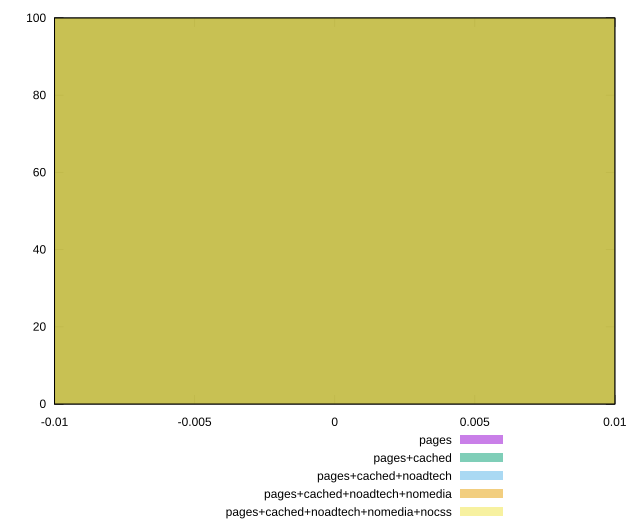

This figure's gnuplot source:
reset

$pages <<EOF
0 100
EOF

$pagesCached <<EOF
0 100
EOF

$pagesCachedNoadtech <<EOF
0 100
EOF

$pagesCachedNoadtechNomedia <<EOF
0 100
EOF

$pagesCachedNoadtechNomediaNocss <<EOF
0 100
EOF

set key outside below
set boxwidth 0.1
set xrange [-0.01:0.01]
set yrange [0:100]
set trange [0:100]
set style fill transparent solid 0.5 noborder
set terminal svg size 640, 530 enhanced background rgb 'white'
set output "report_00026_2021-02-22T21:38:55.199Z/redirects/comparison/histogram/all_raw.svg"

plot $pages title "pages" with boxes, \
     $pagesCached title "pages+cached" with boxes, \
     $pagesCachedNoadtech title "pages+cached+noadtech" with boxes, \
     $pagesCachedNoadtechNomedia title "pages+cached+noadtech+nomedia" with boxes, \
     $pagesCachedNoadtechNomediaNocss title "pages+cached+noadtech+nomedia+nocss" with boxes

reset
